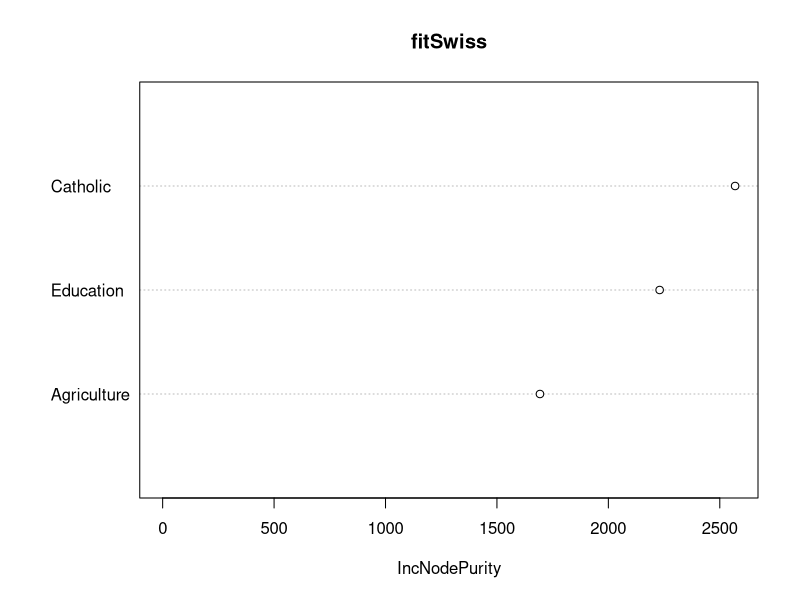
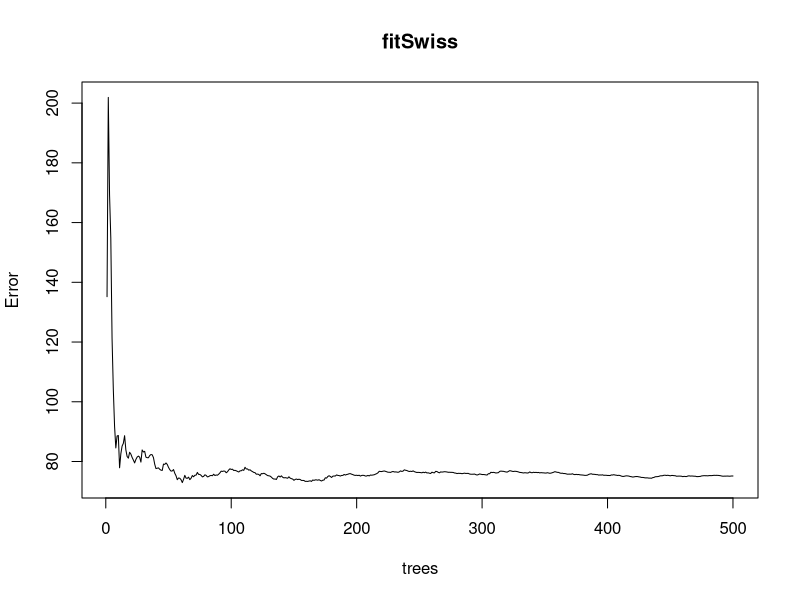
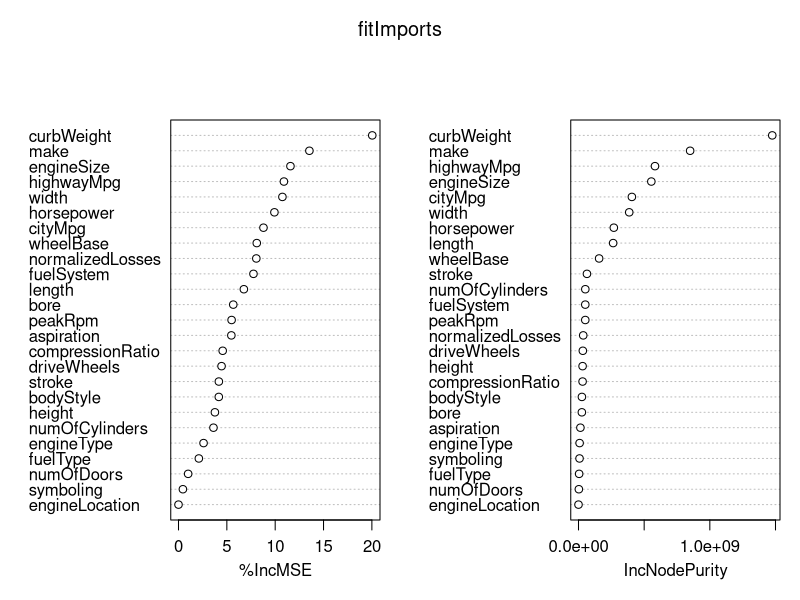

Recreate these plots in R, in order.
library(rpart)
require(randomForest)
fitKF <- randomForest(Kyphosis ~ Age + Number + Start, data = kyphosis)
print(fitKF) # view results
importance(fitKF) # importance of each predictor
#
fitSwiss <- randomForest(Fertility ~ Agriculture + Education + Catholic, data = swiss)
print(fitSwiss) # view results
importance(fitSwiss) # importance of each predictor
varImpPlot(fitSwiss)

plot(fitSwiss)

getTree(fitSwiss, 1, labelVar = TRUE)

help(randomForest) # look at all the package contents and the randomForest method options

# look at rfcv - random forest cross-validation -
help(rfcv)

# other data....
data(imports85)

# perform randomForest and other tree methods.....
summary(imports85)

fitImports <- randomForest(price ~ ., data = imports85, na.action = na.omit, importance = TRUE)
print(fitImports)
varImpPlot(fitImports)
